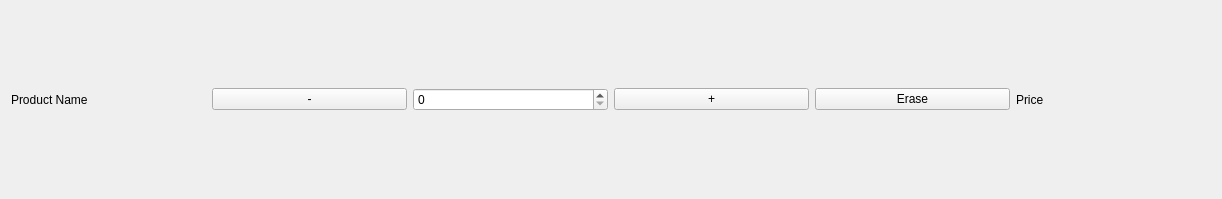
<?xml version="1.0" encoding="UTF-8"?>
<ui version="4.0">
 <class>ProductItemWidget</class>
 <widget class="QWidget" name="ProductItemWidget">
  <property name="geometry">
   <rect>
    <x>0</x>
    <y>0</y>
    <width>1222</width>
    <height>199</height>
   </rect>
  </property>
  <property name="windowTitle">
   <string>Form</string>
  </property>
  <layout class="QHBoxLayout" name="horizontalLayout">
   <item>
    <widget class="QLabel" name="lblProductName">
     <property name="text">
      <string>Product Name</string>
     </property>
    </widget>
   </item>
   <item>
    <widget class="QPushButton" name="btnMinus">
     <property name="text">
      <string>-</string>
     </property>
    </widget>
   </item>
   <item>
    <widget class="QSpinBox" name="spnQuantity"/>
   </item>
   <item>
    <widget class="QPushButton" name="btnPlus">
     <property name="text">
      <string>+</string>
     </property>
    </widget>
   </item>
   <item>
    <widget class="QPushButton" name="btnDelete">
     <property name="text">
      <string>Erase</string>
     </property>
    </widget>
   </item>
   <item>
    <widget class="QLabel" name="lblProductPrice">
     <property name="text">
      <string>Price</string>
     </property>
    </widget>
   </item>
  </layout>
 </widget>
 <resources/>
 <connections/>
</ui>
